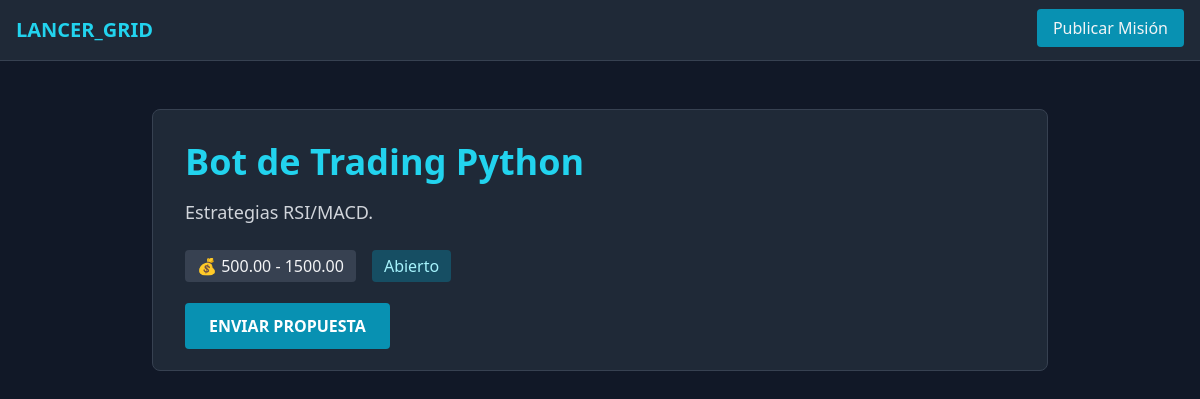
The app's page /job/1/ with its own data.
### jobs/models.py (models this page shows, shortened)
class Job(models.Model):
    STATUS_CHOICES = (
        ('OPEN', 'Abierto'),
        ('IN_PROGRESS', 'En Progreso'),
        ('COMPLETED', 'Completado'),
        ('CANCELLED', 'Cancelado'),
    )
    PAYMENT_TYPE = (
        ('FIXED', 'Presupuesto Fijo'),
        ('HOURLY', 'Pago por Hora'),
    )
    client = models.ForeignKey(User, on_delete=models.CASCADE, related_name='posted_jobs')
    title = models.CharField(max_length=200)
    description = models.TextField()
    category = models.CharField(max_length=100, blank=True)
    required_skills = models.ManyToManyField(Skill, blank=True)
    budget_type = models.CharField(max_length=10, choices=PAYMENT_TYPE, default='FIXED')
    min_budget = models.DecimalField(max_digits=10, decimal_places=2)
    max_budget = models.DecimalField(max_digits=10, decimal_places=2)
    status = models.CharField(max_length=15, choices=STATUS_CHOICES, default='OPEN')
    created_at = models.DateTimeField(auto_now_add=True)

### jobs/views.py (the view)
# urls.py: path('job/<int:pk>/', JobDetailView.as_view(), name='job_detail'),
class JobDetailView(DetailView):
    model = Job
    template_name = 'jobs/job_detail.html'
    def get_context_data(self, **kwargs):
        context = super().get_context_data(**kwargs)
        if self.request.user.is_authenticated:
            context['has_bid'] = Bid.objects.filter(
                job=self.object,
                freelancer=self.request.user
            ).exists()
        return context

### templates/jobs/job_detail.html (shortened to what this page needs)
{% extends 'base.html' %}
{% block content %}
<div class="max-w-4xl mx-auto">
    <div class="bg-gray-800 p-8 rounded-lg border border-gray-700">
        <h1 class="text-4xl font-bold text-cyan-400 mb-4">{{ object.title }}</h1>
        <p class="text-gray-300 text-lg mb-6">{{ object.description }}</p>
        <div class="flex gap-4 mb-8">
            <span class="bg-gray-700 px-3 py-1 rounded">💰 {{ object.min_budget }} - {{ object.max_budget }}</span>
            <span class="bg-cyan-900 text-cyan-200 px-3 py-1 rounded">{{ object.get_status_display }}</span>
        </div>
        {% if user != object.client and not has_bid and object.status == 'OPEN' %}
            <a href="{% url 'bid_create' object.id %}" class="bg-cyan-600 hover:bg-cyan-500 text-white px-6 py-3 rounded font-bold transition">ENVIAR PROPUESTA</a>
        {% elif has_bid %}
            <p class="text-green-400 italic font-bold">>> YA HAS ENVIADO UNA PROPUESTA A ESTA MISIÓN.</p>
        {% endif %}
    </div>
</div>
{% endblock %}

### records on screen
Job: title "Bot de Trading Python", description "Estrategias RSI/MACD.", min_budget "500.00", max_budget "1500.00", status "Abierto"
